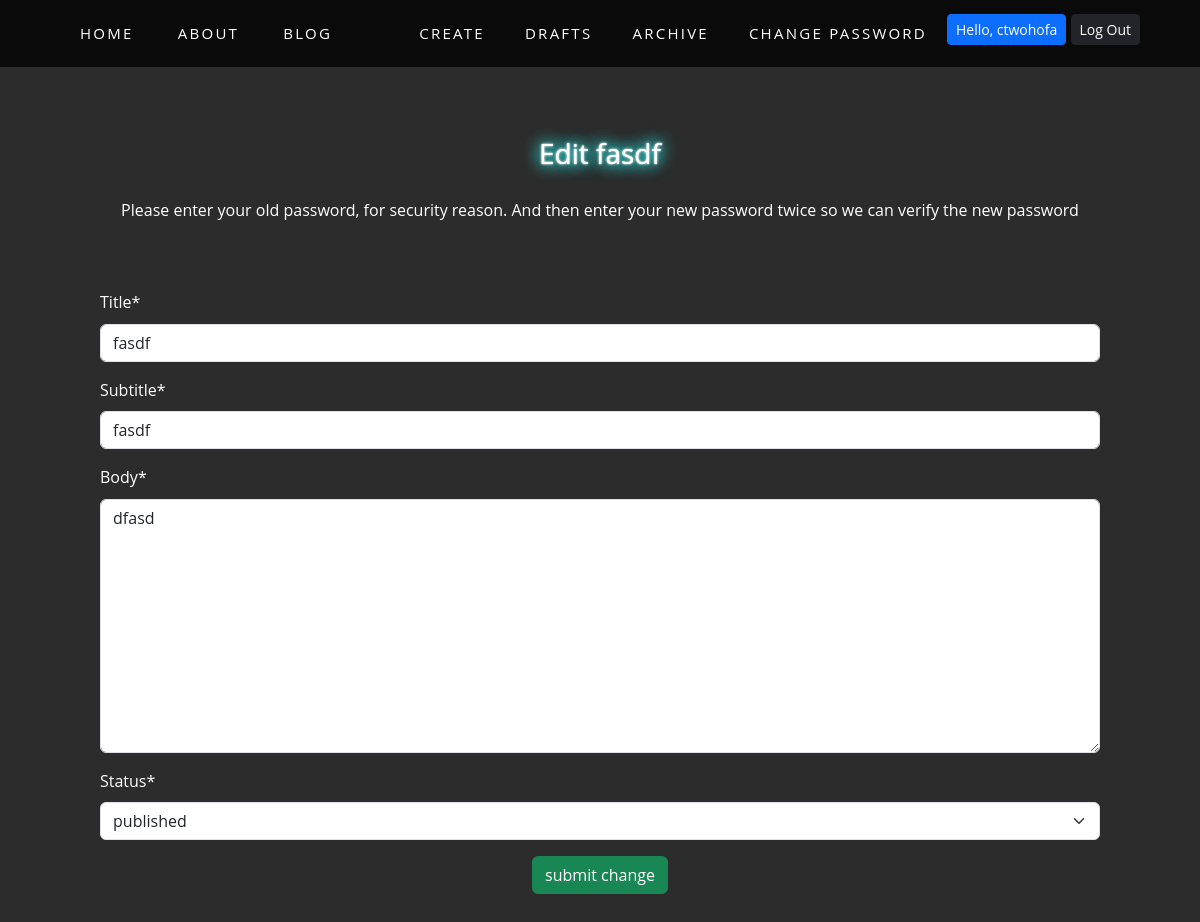
The page /post/12/edit/ (signed in) on the database its author committed.
### posts/models.py (models this page shows, shortened)
class Post(models.Model):
    title = models.CharField(max_length=128)
    subtitle = models.CharField(max_length=256)
    body = models.TextField()
    author = models.ForeignKey(
        get_user_model(),
        on_delete=models.CASCADE #delete key if reocrd is deleted
    )
    status=models.ForeignKey(
        Status,
        on_delete=models.CASCADE #tell us waht django should when this fkey is deleted
    )
    created_on = models.DateTimeField(auto_now_add=True)

### posts/views.py (the view)
# urls.py: path("<int:pk>/edit/",views.PostUpdateView.as_view(), name="edit"),
class PostUpdateView(LoginRequiredMixin, UserPassesTestMixin, UpdateView):
    template_name = "posts/edit.html"
    model = Post
    fields = ["title", "subtitle","body", "status"]
    def test_func(self):
        post=self.get_object()
        return post.author==self.request.user

### posts/models.py (called while the page is built)
    def __str__(self):
        return self.name

### templates/posts/edit.html (shortened to what this page needs)
{%extends 'base.html'%}
{%load crispy_forms_tags%}
{%block content%}
<div class="login-form">
        <h1 class="text-center">Edit {{post.title}}</h1>
        <p class="text-center">Please enter your old password, for security reason. And then enter your new password twice so we can verify the new password</p>
        <form class="login-form" method="POST">
            {{form|crispy}}
            <input class="btn btn-success d-block mx-auto" type="submit" value="submit change">
        </form>
</div>
{%endblock content%}

### templates/base.html (shortened to what this page needs)
{%load static%}
<!DOCTYPE html>
<html lang="en">
<head>
    <link href="https://cdn.jsdelivr.net/npm/bootstrap@5.3.3/dist/css/bootstrap.min.css" rel="stylesheet">
    <link rel="stylesheet" href="{% static 'css/base.css' %}">
  </head>
<body>
    <div class="navbar">
      <div class="nav-container">
        <div>
          <a class="topnav" href="{% url 'home'%}">Home</a>
          <a class="topnav" href="{% url 'about'%}">About</a>
          <a class="topnav" href="{% url 'list'%}">Blog</a>
        </div>
        <div class="nav-right">
          {%if user.is_authenticated %}
            <a class="topnav" href="{% url 'new'%}">Create</a>
            <a class="topnav" href="{% url 'draft'%}">Drafts</a>
            <a class="topnav" href="{% url 'archive'%}">Archive</a>
            <a class="topnav" href="{% url 'password_change'%}">Change Password </a>
            <form class="pt-2" method="POST" action="{%url 'logout'%}">
              <label class="btn btn-primary btn-sm">Hello, {{user.username}}</label>
              <input type="submit"  class="btn btn-dark btn-sm" value="Log Out">
            </form>
          {%else%}
            <a class="topnav" href="{% url 'signup' %}">Sign up</a>
            <a class="topnav"href="{% url 'login' %}">Log In</a>
          {%endif%}
          </div>
          </div>
        </div>
        {%block content%}
        {%endblock content%}
</body>
</html>

### static/css/base.css (style rules this page uses)
* { margin: 0; padding: 0; box-sizing: border-box; }
body { font-family: "Open Sans", sans-serif; background-color: #2c2c2c; color: #ffffff; line-height: 1.6; }
.topnav { font-size: 15px !important; }
.navbar { background-color: #0a0a0a; padding: 0.4rem 0; position: sticky; top: 0; z-index: 999; }
.nav-container { width: 90%; max-width: 1200px; margin: 0 auto; display: flex; align-items: center; justify-content: space-between; }
.nav-right { display: flex; }
a { color: #fff; text-transform: uppercase; text-decoration: none; letter-spacing: 0.15em; display: inline-block; padding: 15px 20px; position: relative; }
h1 { padding: 20px; font-size: 28px !important; text-shadow: 0 0 1px #fff, 0 0 3px #fff, 0 0 15px #0ff, 0 0 18px #0ff, 0 0 19px #929292; }
.login-form { padding: 50px; }

### rows shown on the page
Post: title "fasdf", subtitle "fasdf", body "dfasd", status "published"

### other values the page prints
{{ user.username }} "ctwohofa"
